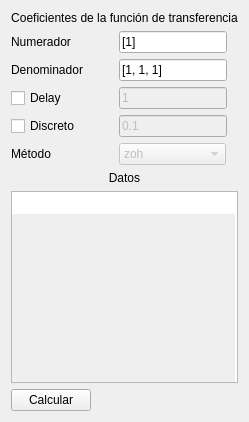
              <widget class="QWidget" name="tf">
               <layout class="QGridLayout" name="gridLayout_9">
                <item row="5" column="1">
                 <widget class="QLineEdit" name="tfperiodoEdit1">
                  <property name="enabled">
                   <bool>false</bool>
                  </property>
                  <property name="sizePolicy">
                   <sizepolicy hsizetype="Fixed" vsizetype="Fixed">
                    <horstretch>0</horstretch>
                    <verstretch>0</verstretch>
                   </sizepolicy>
                  </property>
                  <property name="inputMask">
                   <string/>
                  </property>
                  <property name="text">
                   <string>0.1</string>
                  </property>
                  <property name="placeholderText">
                   <string>Periodo de muestreo</string>
                  </property>
                 </widget>
                </item>
                <item row="10" column="0">
                 <widget class="QPushButton" name="tfcalcButton1">
                  <property name="sizePolicy">
                   <sizepolicy hsizetype="Fixed" vsizetype="Fixed">
                    <horstretch>0</horstretch>
                    <verstretch>0</verstretch>
                   </sizepolicy>
                  </property>
                  <property name="text">
                   <string>Calcular</string>
                  </property>
                 </widget>
                </item>
                <item row="3" column="0">
                 <widget class="QLabel" name="demLabel1">
                  <property name="text">
                   <string>Denominador</string>
                  </property>
                 </widget>
                </item>
                <item row="5" column="0">
                 <widget class="QCheckBox" name="tfdiscretocheckBox1">
                  <property name="sizePolicy">
                   <sizepolicy hsizetype="Minimum" vsizetype="Preferred">
                    <horstretch>0</horstretch>
                    <verstretch>0</verstretch>
                   </sizepolicy>
                  </property>
                  <property name="text">
                   <string>Discreto</string>
                  </property>
                 </widget>
                </item>
                <item row="6" column="0">
                 <widget class="QLabel" name="tfMetodoLabel1">
                  <property name="text">
                   <string>Método</string>
                  </property>
                 </widget>
                </item>
                <item row="7" column="0" colspan="2">
                 <widget class="QLabel" name="tfdatosLabel1">
                  <property name="sizePolicy">
                   <sizepolicy hsizetype="Preferred" vsizetype="Preferred">
                    <horstretch>0</horstretch>
                    <verstretch>0</verstretch>
                   </sizepolicy>
                  </property>
                  <property name="layoutDirection">
                   <enum>Qt::LeftToRight</enum>
                  </property>
                  <property name="text">
                   <string>Datos</string>
                  </property>
                  <property name="scaledContents">
                   <bool>false</bool>
                  </property>
                  <property name="alignment">
                   <set>Qt::AlignHCenter|Qt::AlignTop</set>
                  </property>
                  <property name="wordWrap">
                   <bool>false</bool>
                  </property>
                 </widget>
                </item>
                <item row="3" column="1">
                 <widget class="QLineEdit" name="tfdemEdit1">
                  <property name="sizePolicy">
                   <sizepolicy hsizetype="Fixed" vsizetype="Fixed">
                    <horstretch>0</horstretch>
                    <verstretch>0</verstretch>
                   </sizepolicy>
                  </property>
                  <property name="text">
                   <string>[1, 1, 1]</string>
                  </property>
                 </widget>
                </item>
                <item row="2" column="0">
                 <widget class="QLabel" name="numLabel1">
                  <property name="sizePolicy">
                   <sizepolicy hsizetype="Preferred" vsizetype="Preferred">
                    <horstretch>0</horstretch>
                    <verstretch>0</verstretch>
                   </sizepolicy>
                  </property>
                  <property name="text">
                   <string>Numerador</string>
                  </property>
                 </widget>
                </item>
                <item row="9" column="0" colspan="2">
                 <widget class="QPlainTextEdit" name="tfdatosTextEdit1">
                  <property name="sizePolicy">
                   <sizepolicy hsizetype="Ignored" vsizetype="Expanding">
                    <horstretch>0</horstretch>
                    <verstretch>0</verstretch>
                   </sizepolicy>
                  </property>
                  <property name="frameShape">
                   <enum>QFrame::StyledPanel</enum>
                  </property>
                  <property name="sizeAdjustPolicy">
                   <enum>QAbstractScrollArea::AdjustIgnored</enum>
                  </property>
                  <property name="readOnly">
                   <bool>true</bool>
                  </property>
                  <property name="plainText">
                   <string/>
                  </property>
                  <property name="backgroundVisible">
                   <bool>true</bool>
                  </property>
                 </widget>
                </item>
                <item row="1" column="0" colspan="2">
                 <widget class="QLabel" name="tfLabel1">
                  <property name="sizePolicy">
                   <sizepolicy hsizetype="Preferred" vsizetype="Preferred">
                    <horstretch>0</horstretch>
                    <verstretch>0</verstretch>
                   </sizepolicy>
                  </property>
                  <property name="text">
                   <string>Coeficientes de la función de transferencia</string>
                  </property>
                  <property name="alignment">
                   <set>Qt::AlignCenter</set>
                  </property>
                 </widget>
                </item>
                <item row="2" column="1">
                 <widget class="QLineEdit" name="tfnumEdit1">
                  <property name="sizePolicy">
                   <sizepolicy hsizetype="Fixed" vsizetype="Fixed">
                    <horstretch>0</horstretch>
                    <verstretch>0</verstretch>
                   </sizepolicy>
                  </property>
                  <property name="text">
                   <string>[1]</string>
                  </property>
                 </widget>
                </item>
                <item row="6" column="1" alignment="Qt::AlignLeft">
                 <widget class="QComboBox" name="tfcomboBox1">
                  <property name="enabled">
                   <bool>false</bool>
                  </property>
                  <property name="sizePolicy">
                   <sizepolicy hsizetype="Fixed" vsizetype="Fixed">
                    <horstretch>0</horstretch>
                    <verstretch>0</verstretch>
                   </sizepolicy>
                  </property>
                  <property name="editable">
                   <bool>false</bool>
                  </property>
                  <property name="currentText">
                   <string notr="true">zoh</string>
                  </property>
                  <property name="insertPolicy">
                   <enum>QComboBox::InsertAtCurrent</enum>
                  </property>
                  <property name="duplicatesEnabled">
                   <bool>false</bool>
                  </property>
                  <property name="frame">
                   <bool>true</bool>
                  </property>
                  <item>
                   <property name="text">
                    <string notr="true">zoh</string>
                   </property>
                  </item>
                  <item>
                   <property name="text">
                    <string notr="true">foh</string>
                   </property>
                  </item>
                  <item>
                   <property name="text">
                    <string notr="true">backward_diff</string>
                   </property>
                  </item>
                  <item>
                   <property name="text">
                    <string notr="true">euler</string>
                   </property>
                  </item>
                  <item>
                   <property name="text">
                    <string notr="true">tustin</string>
                   </property>
                  </item>
                  <item>
                   <property name="text">
                    <string notr="true">matched</string>
                   </property>
                  </item>
                  <item>
                   <property name="text">
                    <string notr="true">impulse</string>
                   </property>
                  </item>
                 </widget>
                </item>
                <item row="4" column="0">
                 <widget class="QCheckBox" name="tfdelaycheckBox1">
                  <property name="text">
                   <string>Delay</string>
                  </property>
                 </widget>
                </item>
                <item row="4" column="1">
                 <widget class="QLineEdit" name="tfdelayEdit1">
                  <property name="enabled">
                   <bool>false</bool>
                  </property>
                  <property name="sizePolicy">
                   <sizepolicy hsizetype="Fixed" vsizetype="Fixed">
                    <horstretch>0</horstretch>
                    <verstretch>0</verstretch>
                   </sizepolicy>
                  </property>
                  <property name="text">
                   <string>1</string>
                  </property>
                  <property name="placeholderText">
                   <string>Delay en segundos</string>
                  </property>
                 </widget>
                </item>
               </layout>
              </widget>
